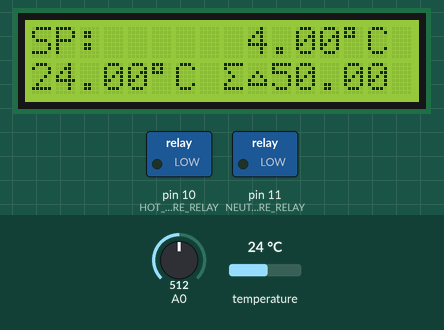
Simulated run of this sketch. Board: Arduino Uno, built with avr-gcc and run on an emulated ATmega328P. On the bench: 16×2 character LCD, switched loads named in the sketch (green lamp = pin HIGH). The inputs (shaded band) are chosen by the test bench; at power-on: temperature 24 °C, A0 = 512. What the sketch prints to the serial monitor is not drawn.

Above: at 2.0 s.
2.1 s: temperature set to 12 °C
At 3.0 s:
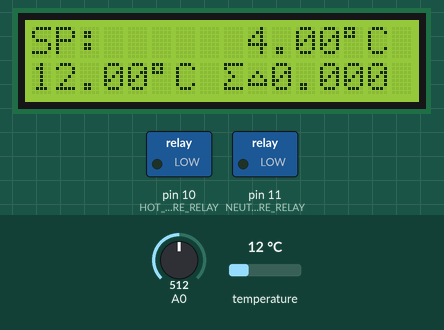
4.6 s: A0 set to 440
At 5.3 s:
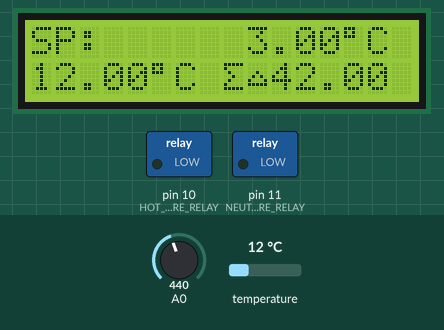
6.9 s: temperature set to 19 °C
At 7.6 s:
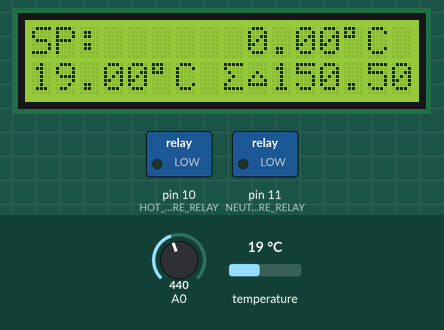
9.2 s: A0 set to 266
10.8 s: A0 set to 232
At 13.8 s:
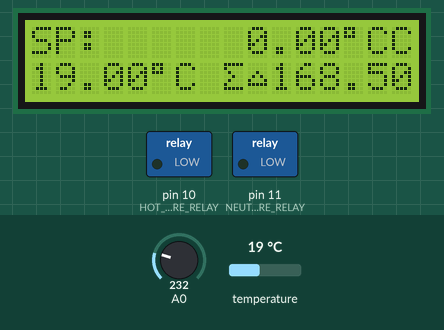
14.4 s: temperature set to 28 °C
At 15.3 s:
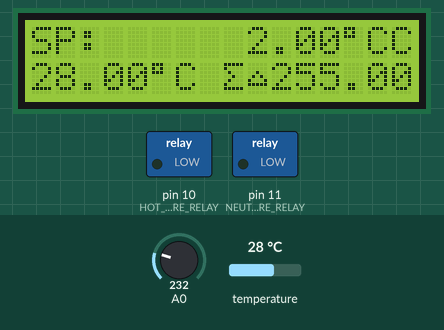
Timing chart, 0 to 17.4 s (numbered marks = the images above; inputs shaded):
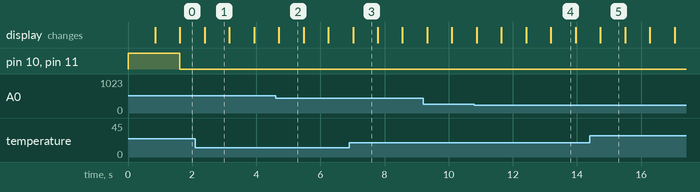

Measured:
- the behaviour switches between 250 and 249 on A0 (found by bisection; images 3 and 4)
- what the display in image 1 shows lasts 0.8 s, from 2.4 s to 3.2 s

The sketch:

ard-freezercontrol.ino
```cpp
#include <OneWire.h>                // Library for reading voltage from temperature sensor
#include <DallasTemperature.h>      // Library for converting voltage into temparature
#include <PID_v1.h>                 // Library for PID regulator
#include <LiquidCrystal.h>          // Library for controlling LCD display conectet to Arduino microcontroller

// Statsnail Freezer controller v1, requires extra libraries:
// PID v1.2.0 by Brett
// DallasTemperature by Miles Burton
// OneWire 2.3.4 maintained by Paul Stoffregen

// Temperature +- 2 degree Celsius, continue work on PID
// ard-freezercontrol.ino

#define ONE_WIRE_BUS 2              // Temperature sensor is conected to pin 2
#define HOT_WIRE_RELAY 10           // Realy is conected to pin 10 and 11
#define NEUTRAL_WIRE_RELAY 11       // Realy is conected to pin 10 and 11

OneWire oneWire(ONE_WIRE_BUS);
DallasTemperature sensors(&oneWire);

LiquidCrystal lcd(8, 9, 4, 5, 6, 7);   // Setting up pins for LCD disply

double Setpoint, Input, Output;         // Defining double presision float variables for PID
PID myPID(&Input, &Output, &Setpoint,2,5,1, REVERSE);

float sensor0 = 0.0;      //

int adc_key_in  = 0;    // Defining buttons on LCD display
#define btnRIGHT  0
#define btnUP     1
#define btnDOWN   2
#define btnLEFT   3
#define btnSELECT 4
#define btnNONE   5

byte delta[8] =         // Defining a delta for the LCD display
{
  B00000,
  B00000,
  B00100,
  B01010,
  B10001,
  B11111,
  B00000,
  B00000
};

int read_LCD_buttons()            // Defining buttons on LCD display
{
 adc_key_in = analogRead(0);
 if (adc_key_in > 1000) return btnNONE;
 if (adc_key_in < 50)   return btnRIGHT;
 if (adc_key_in < 250)  return btnUP;
 if (adc_key_in < 450)  return btnDOWN;
 if (adc_key_in < 650)  return btnLEFT;
 if (adc_key_in < 850)  return btnSELECT;
 return btnNONE;
}

void setup()                 // Procdure settup
{
  sensors.begin();           // start the library
  pinMode(HOT_WIRE_RELAY, OUTPUT);
  pinMode(NEUTRAL_WIRE_RELAY, OUTPUT);
  digitalWrite(HOT_WIRE_RELAY, !LOW);
  digitalWrite(NEUTRAL_WIRE_RELAY, !LOW);

  sensors.requestTemperatures();
  sensor0 = sensors.getTempCByIndex(0);

  Input = sensor0;      // reading temperature into Input variable

  Setpoint = +4; // Default temperature setpoint (Degrees C)

  myPID.SetMode(AUTOMATIC);
  lcd.createChar(0, delta);
  lcd.begin(16, 2);              // start the library

  lcd.setCursor(0,0);
  lcd.print("Starting PID"); // print a simple message
  Serial.begin(9600);
}

void turnOnRelays(){                             // Function to turn on relays
  digitalWrite(HOT_WIRE_RELAY, !HIGH);
  digitalWrite(NEUTRAL_WIRE_RELAY, !HIGH);
}

void turnOffRelays(){                          // Function to turn off relays
  digitalWrite(HOT_WIRE_RELAY, !LOW);
  digitalWrite(NEUTRAL_WIRE_RELAY, !LOW);
}

void updateLcd(){                             // Function for updating LCD display
 lcd.setCursor(0,0);
 lcd.print("SP:       ");
 lcd.setCursor(9,0);
 lcd.print(Setpoint);
 lcd.print("\337C");
 lcd.setCursor(0,1);
 lcd.print(sensor0);
 lcd.print("\337C");
 lcd.print(" ");
 lcd.print("\366");
 lcd.write(byte(0));
 lcd.print(Output);
}

void loop()                                //Procedure loop, run continiusly
{
  unsigned long startTime = millis();
  Serial.println("Start of cycle");
  sensors.requestTemperatures();
  sensor0 = sensors.getTempCByIndex(0);

  Serial.print("Input: ");
  Serial.println(sensor0);
  Input = sensor0;
  myPID.Compute();
  Serial.print("Output: ");
  Serial.println(Output);

  // if (Output > 100){              // PID is still running, but no longer influence the relays
  //   turnOnRelays();
  // } else {
  //   turnOffRelays();
  // }

  if (sensor0 > (Setpoint+0.1)){     // Turn on the relays if measured temperature is larger than (Setpoint+0.1). 0.1 is the hysterese.
    turnOnRelays();                  // Turning on the relays means turnng on the cooling.
  }
  if (sensor0 < (Setpoint-0.1)){     // Turn on the relays if measured temperature is smaler than (Setpoint-0.1). 0.1 is the hysterese.
    turnOffRelays();                 // Temperature will vary ±0.1ºC. This to prevent that the relays are switched too often. It may be nessesary to increase the hysteresis to unsure avoid problems with the electronics in the freezer.
  }

  if (read_LCD_buttons() == btnUP){
    Setpoint = Setpoint + 1;
  }
  if (read_LCD_buttons() == btnDOWN){
    Setpoint = Setpoint - 1;
  }

  updateLcd();

  Serial.print("End of cycle, ms: ");
  Serial.println(millis()-startTime);
}
```
